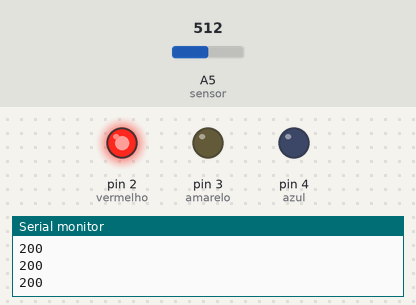
Bench run of a sketch on a simulated Arduino Uno, built with avr-gcc and run on an emulated ATmega328P. Shown: output pins drawn as LEDs (lit = HIGH), the last lines printed to the serial monitor. The test bench sets the inputs (shaded band); at power-on: A5 (sensor) = 512.

Above: at 1.2 s.
1.3 s: A5 (sensor) set to 193
2.8 s: A5 (sensor) set to 170
At 3.3 s:
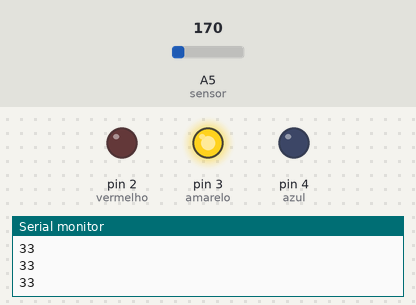
4.5 s: A5 (sensor) set to 152
6.0 s: A5 (sensor) set to 136
At 7.1 s:
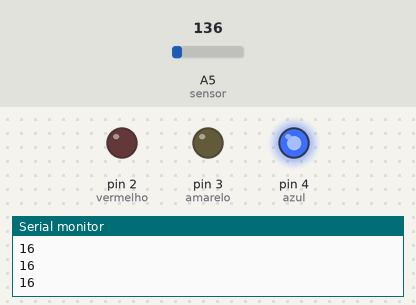
7.7 s: A5 (sensor) set to 306
At 8.5 s:
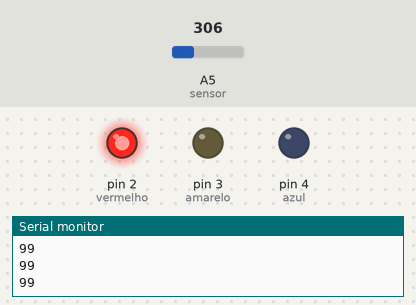
9.5 s: A5 (sensor) set to 122
At 11.2 s:
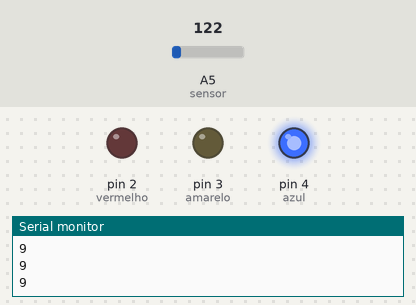
Timing chart, 0 to 12.3 s (numbered marks = the images above; inputs shaded):
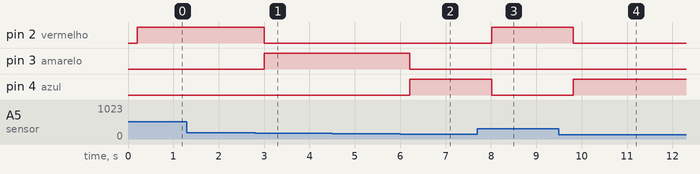

Measured:
- the behaviour switches between 187 and 186 on A5 (sensor) (found by bisection; images 0 and 1)
- the behaviour switches between 144 and 143 on A5 (sensor) (found by bisection; images 1 and 2)
- after the input at 2.8 s, pin 2 (vermelho): HIGH → LOW after 0.21 s; pin 3 (amarelo): LOW → HIGH after 0.21 s
- after the input at 6.0 s, pin 3 (amarelo): HIGH → LOW after 0.21 s; pin 4 (azul): LOW → HIGH after 0.21 s
- after the input at 7.7 s, pin 2 (vermelho): LOW → HIGH after 0.31 s; pin 4 (azul): HIGH → LOW after 0.31 s
- after the input at 9.5 s, pin 2 (vermelho): HIGH → LOW after 0.32 s; pin 4 (azul): LOW → HIGH after 0.32 s

The sketch:

sensor-temperatura-led.ino
```cpp
#define sensor A5
#define azul 4
#define amarelo 3
#define vermelho 2

int leitura;
int temp;

void setup()
{
  Serial.begin( 9600 );
  pinMode ( A5, INPUT );
  pinMode( azul, OUTPUT);
  pinMode( amarelo, OUTPUT);
  pinMode( vermelho, OUTPUT);
}

void loop ()
{
  leitura = analogRead( sensor );
  temp = map(leitura, 0, 1023, -50, 450);
  Serial.println (temp);
  delay(200);

  if ( temp < 20 )
  {
    digitalWrite ( azul , HIGH );
    digitalWrite ( amarelo , LOW );
    digitalWrite ( vermelho , LOW );
  }

  if ( temp  >= 20 && temp <=40)
  {
    digitalWrite ( azul , LOW );
    digitalWrite ( amarelo , HIGH );
    digitalWrite ( vermelho , LOW );
  }

  if ( temp  >40)
  {
    digitalWrite ( azul , LOW );
    digitalWrite ( amarelo , LOW );
    digitalWrite ( vermelho , HIGH );
  }

}
```
